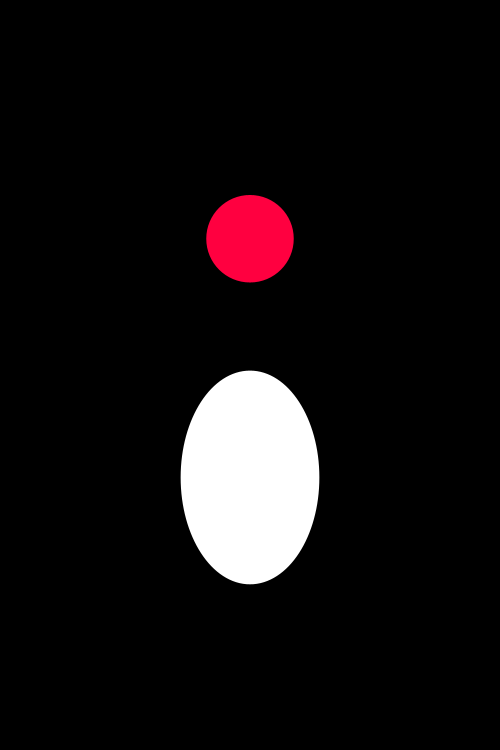
Frame 1 (no input)
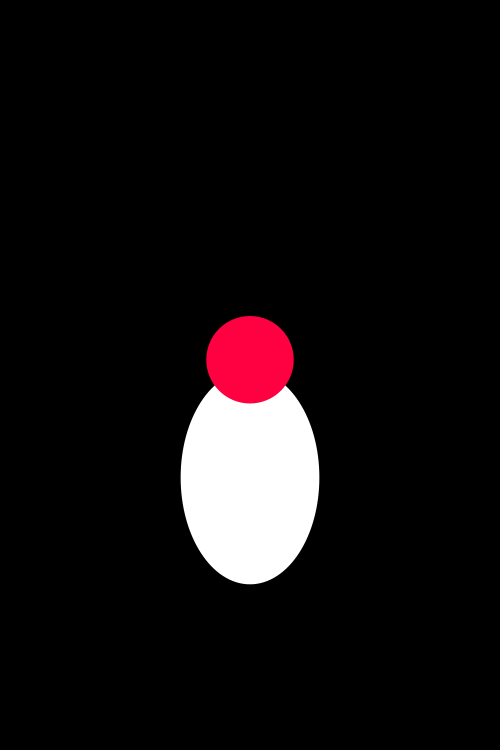
Frame 60 (the mouse pressed at the canvas centre just before this capture)
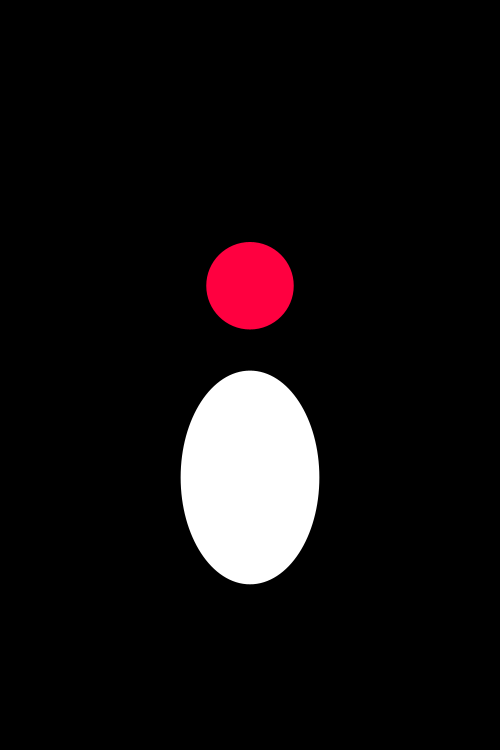
Frame 120 (the mouse held since frame 60 and released just before this capture)

The Processing sketch that drew these frames (run headless with seeded random() and noise(); from frame 60 on, the mouse is pressed at the canvas centre):

// Processing sketch: sketch__4_Personal_Piece
// ── sketch__4_Personal_Piece.pde
float velo = 1.0;
int max_velo = 12;
float pos_x;
float pos_y;
// size isn't declared yet, so define in setup so it isn't missed placed
float ball = 87.5;
float shadow_x = width / 2;
float shadow_y = height / HALF_PI;
// same for shadow x and y
float shadow_width = 100; // for the white shadow
float shadow_height = 25;
float distance;

void setup() {
  size(500, 750);
  pos_x = width / 2; // the red ball's position
  pos_y = height / PI;
  shadow_x = width / 2;
  shadow_y = height / HALF_PI;
  distance = dist(pos_x, pos_y, shadow_x, shadow_y);
}

void draw() {
  background(0);
  noStroke(); // strokes are ugly for animations like this
  fill(255);
  ellipse(shadow_x, shadow_y, shadow_width - distance, shadow_height - distance); // shadow which changes distance
  // the shadow has to be a little bit bigger than the ball to show distance
  fill(255, 0, 64);
  circle(pos_x, pos_y, ball); // ball can't be too TOO high
  
  if (pos_y + ball / 2 > shadow_y || pos_y < ball / 2) {
    velo = -20;
  }
  // if the ball hits the shadow, go up
  // if the ball hits the width of the window, go down
  pos_y += velo;
  
  if (velo > max_velo) {
    velo = max_velo;
  } else {
    velo++;
  }
  println(velo);
}
